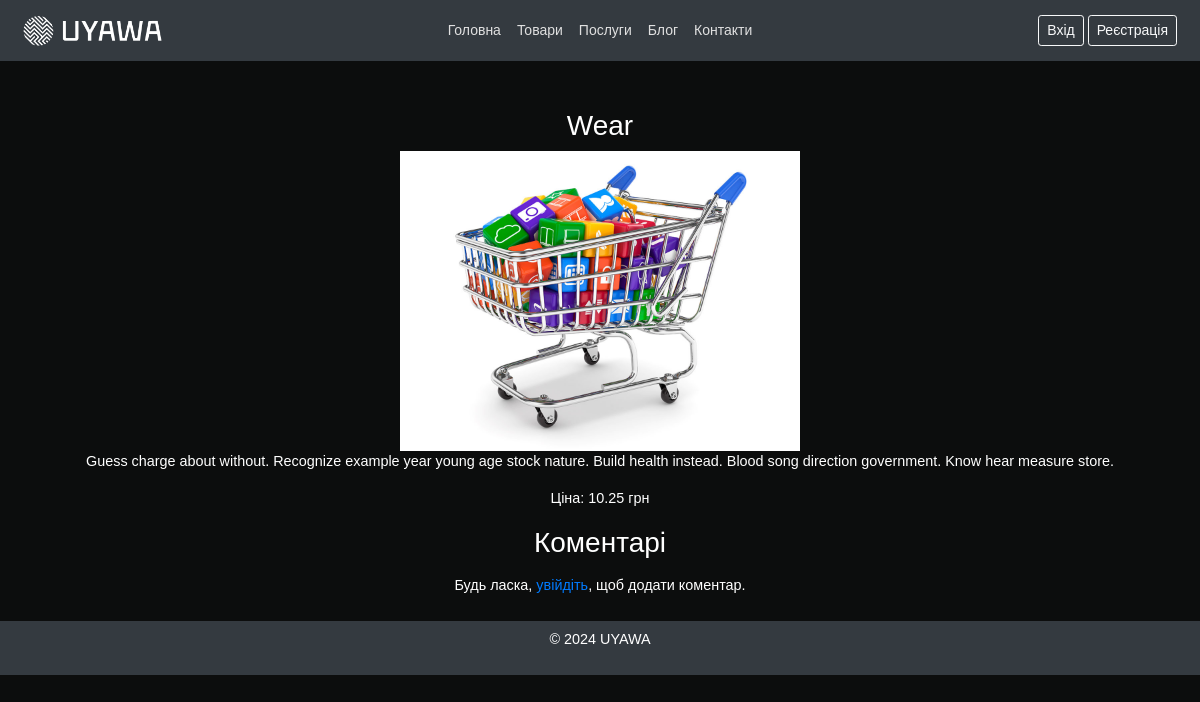
Page /products/4/ on the earlier database version.
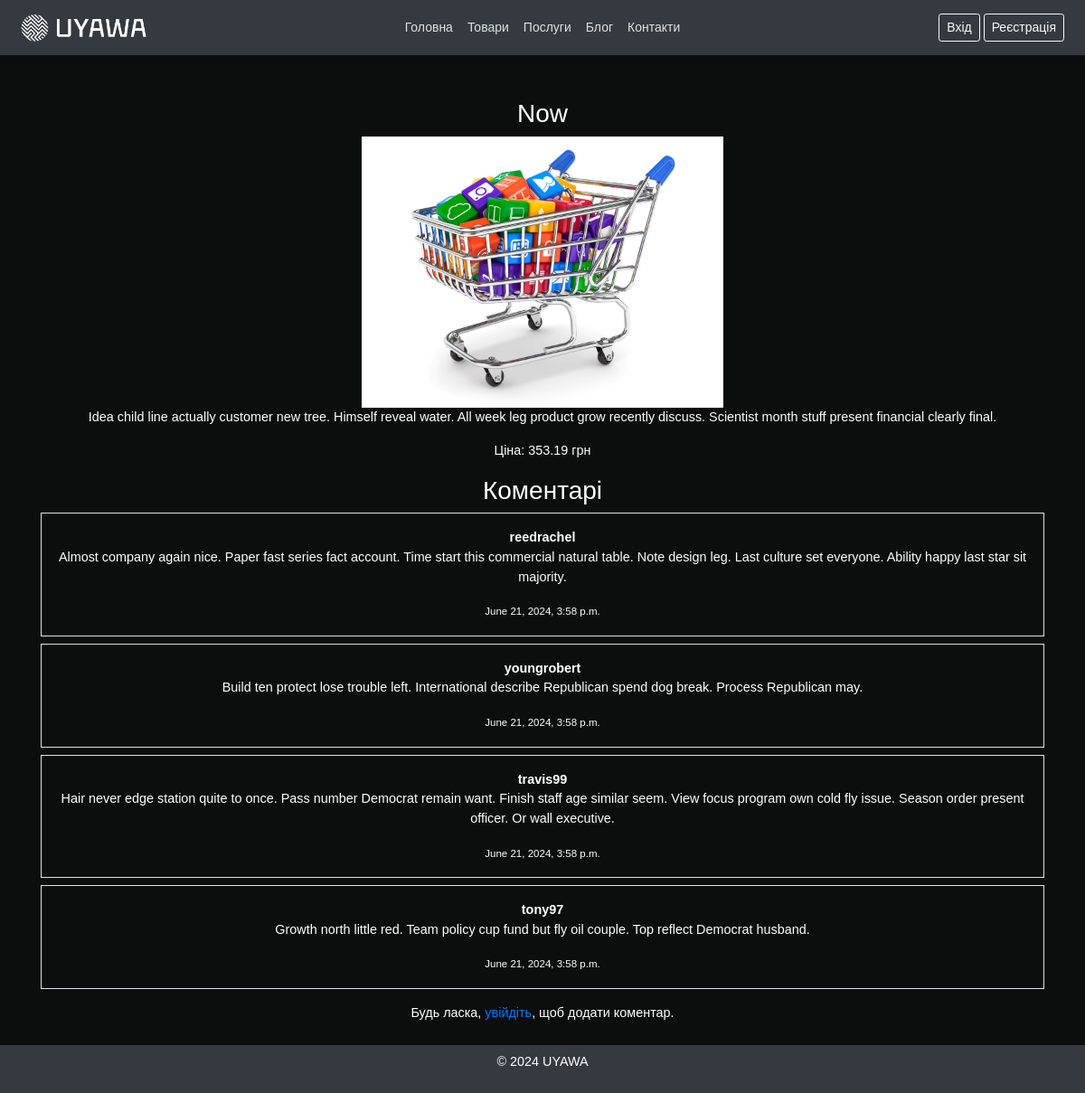
Same page on the later database version.
### products/models.py (models this page shows, shortened)
class Product(models.Model):
    product_id = models.AutoField(primary_key=True)
    name = models.CharField(max_length=200)
    description = models.TextField()
    price = models.DecimalField(max_digits=10, decimal_places=2)
    image = models.ImageField(upload_to='static/image/products/')
    created_at = models.DateTimeField(auto_now_add=True)

class Comment(models.Model):
    product = models.ForeignKey(Product, related_name='comments', on_delete=models.CASCADE)
    user = models.ForeignKey(CustomUser, on_delete=models.CASCADE)
    text = models.TextField()
    created_at = models.DateTimeField(auto_now_add=True)

### main/models.py (models this page shows, shortened)
class CustomUser(AbstractBaseUser, PermissionsMixin):
    phone_regex = RegexValidator(
        regex=r'^\+380\d{9}$',
        message="Номер телефону повинен мати формат: '+380ХХХХХХХХХ' ")
    username = models.CharField(max_length=150, unique=True, null=False)
    first_name = models.CharField(max_length=30, blank=False, null=False)
    last_name = models.CharField(max_length=30, blank=False, null=False)
    email = models.EmailField(unique=True, blank=False, null=False)
    phone_number = models.CharField(validators=[phone_regex], max_length=13, blank=False, null=False)
    is_active = models.BooleanField(default=True)
    is_staff = models.BooleanField(default=False)
    is_superuser = models.BooleanField(default=False)
    objects = CustomUserManager()
    USERNAME_FIELD = 'username'
    REQUIRED_FIELDS = ['email']

### products/views.py (the view)
# urls.py: path('<int:pk>/', views.product_detail, name='product_detail'),
def product_detail(request, pk):
    product = get_object_or_404(Product, pk=pk)
    comments = product.comments.all()
    if request.method == 'POST':
        if request.user.is_authenticated:
            form = CommentForm(request.POST)
            if form.is_valid():
                comment = form.save(commit=False)
                comment.product = product
                comment.user = request.user
                comment.save()
                return redirect('product_detail', pk=product.pk)
        else:
            return redirect('login')
    else:
        form = CommentForm()
    return render(request, 'products/product_detail.html', {'product': product, 'comments': comments, 'form': form})

### templates/products/product_detail.html (shortened to what this page needs)
{% extends 'base.html' %}
{% load static %}
{% block content %}
<div class="container mt-5 text-center">
    <h3>{{ product.name }}</h3>
    <img src="{{ product.image.url }}" class="img-fluid" alt="{{ product.name }}" width="400" height="300">
    <p>{{ product.description }}</p>
    <p>Ціна: {{ product.price }} грн</p>
    <h3>Коментарі</h3>
    <div class="mb-3">
        {% for comment in comments %}
        <div class="border p-3 mb-2">
            <strong>{{ comment.user.username }}</strong>
            <p>{{ comment.text }}</p>
            <small>{{ comment.created_at }}</small>
        </div>
        {% endfor %}
    </div>
    {% if user.is_authenticated %}
    <h3>Додати коментар</h3>
    <form method="post">
        {% csrf_token %}
        {{ form.as_p }}
        <button type="submit" class="btn btn-primary">Додати</button>
    </form>
    {% else %}
    <p>Будь ласка, <a href="{% url 'login' %}">увійдіть</a>, щоб додати коментар.</p>
    {% endif %}
</div>
{% endblock %}

Differences in the rows shown:
changed Product: name "Wear" → "Now"; description "Guess charge about without. Recognize example year young age stock nature. Build health instead. Blood song direction government. Know hear measure store." → "Idea child line actually customer new tree. Himself reveal water. All week leg product grow recently discuss. Scientist month stuff present financial clearly final."; price "10.25" → "353.19"
now on this page (row edited): Comment: user.username "reedrachel", text "Almost company again nice. Paper fast series fact account. Time start this commercial natural table. Note design leg. Last culture set everyone. Ability happy last star sit majority.", created_at "June 21, 2024, 3:58 p.m."
now on this page (row edited): Comment: user.username "youngrobert", text "Build ten protect lose trouble left. International describe Republican spend dog break. Process Republican may.", created_at "June 21, 2024, 3:58 p.m."
now on this page (row edited): Comment: user.username "travis99", text "Hair never edge station quite to once. Pass number Democrat remain want. Finish staff age similar seem. View focus program own cold fly issue. Season order present officer. Or wall executive.", created_at "June 21, 2024, 3:58 p.m."
now on this page (row edited): Comment: user.username "tony97", text "Growth north little red. Team policy cup fund but fly oil couple. Top reflect Democrat husband.", created_at "June 21, 2024, 3:58 p.m."
